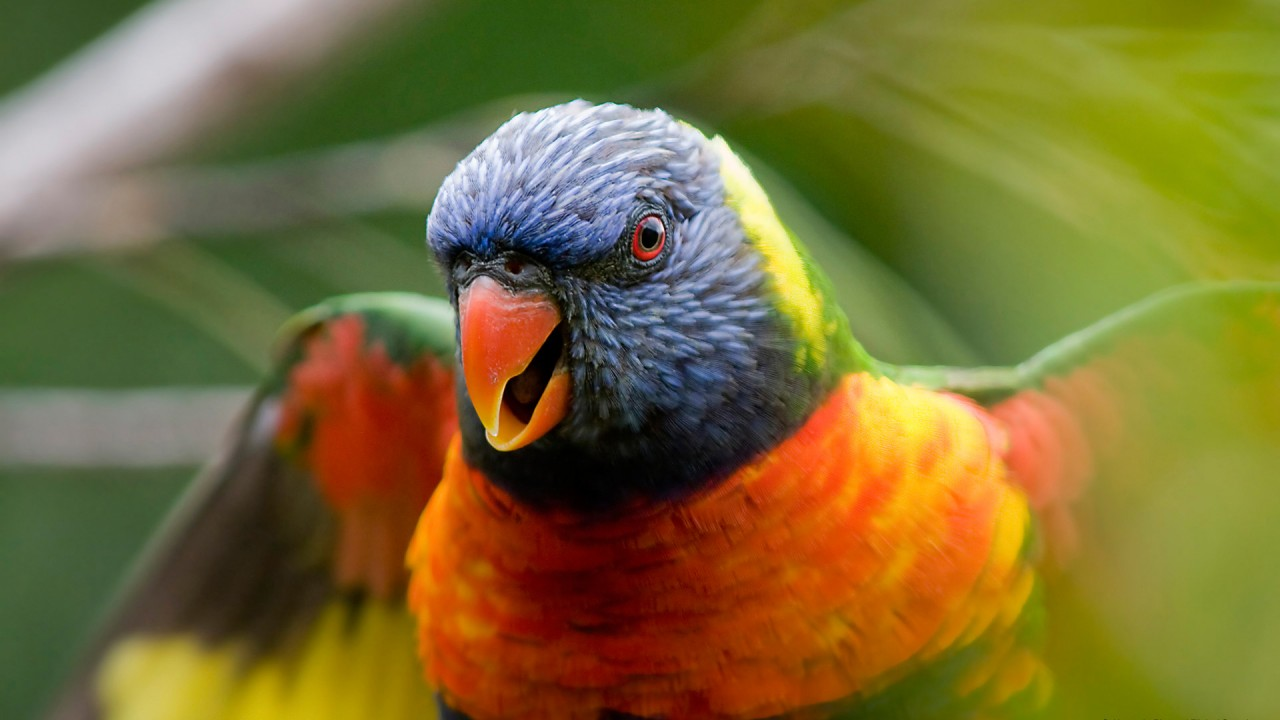
#> input picture parrot.jpg, 1280 x 720 px, found by its file name
$ jupyter execute project_python.ipynb   (older library calls are emulated)
#> lines starting #> are read from the running program, lines starting #| are printed output that depends on the picture; after the words box and inside, x2 and y2 are one past the last pixel; in counts of white or black regions, pixels touching at a corner belong together
[cell 1]
import numpy as np
import os
import cv2
import matplotlib.pyplot as plt
import time
from scipy import ndimage
from time import time

profile = {
    'Grey': 0,
    'Guassian': 0,
    'Sobel': 0,
    'Suppress': 0,
    'Thres':0,
    'Hyster':0,
}

[cell 2]
# Replica of the functions used in hardware

def gausian_filters(img):
    kernel = np.array([[1,4,7,4,1],[4,16,26,16,4],[7,26,41,26,7],[4,16,26,16,4],[1,4,7,4,1]], np.float64)
    kernel = kernel / 273;
    blur = ndimage.filters.convolve(img[:,:,0], kernel)
    blur = blur[:,:,np.newaxis]
    blur = np.concatenate([blur,blur,blur], -1)
    return blur

def sobel_filters(img):
    Kx = np.array([[-1, 0, 1], [-2, 0, 2], [-1, 0, 1]], np.float64)
    Ky = np.array([[1, 2, 1], [0, 0, 0], [-1, -2, -1]], np.float64)
    Ix = ndimage.filters.convolve(np.float32(img[:,:,0]), Kx)
    Iy = ndimage.filters.convolve(np.float32(img[:,:,0]), Ky)

    G = np.sqrt( (Ix * Ix) + (Iy * Iy))
    G = G / G.max() * 255
    G = G.astype(int)
    G = G[:,:,np.newaxis]
    G = np.concatenate([G,G,G], -1)
    theta = np.arctan2(Iy, Ix)
    return (G, theta)

def non_max_suppression(img, D):
    img = img[:,:,0]
    M, N = img.shape
    Z = np.zeros((M,N), dtype=np.int32)
    angle = D * 180. / np.pi
    angle[angle < 0] += 180


    for i in range(1,M-1):
        for j in range(1,N-1):
            try:
                q = 255
                r = 255

               #angle 0
                if (0 <= angle[i,j] < 22.5) or (157.5 <= angle[i,j] <= 180):
                    q = img[i, j+1]
                    r = img[i, j-1]
                #angle 45
                elif (22.5 <= angle[i,j] < 67.5):
                    q = img[i+1, j-1]
                    r = img[i-1, j+1]
                #angle 90
                elif (67.5 <= angle[i,j] < 112.5):
                    q = img[i+1, j]
                    r = img[i-1, j]
                #angle 135
                elif (112.5 <= angle[i,j] < 157.5):
                    q = img[i-1, j-1]
                    r = img[i+1, j+1]

                if (img[i,j] >= q) and (img[i,j] >= r):
                    Z[i,j] = img[i,j]
                else:
                    Z[i,j] = 0

            except IndexError as e:
                pass

    Z = Z[:,:,np.newaxis]
    Z = np.concatenate([Z,Z,Z], -1)
    return Z


def threshold(img):
    img = img[:,:,0]
    highThreshold = 80;
    lowThreshold = 20;

    M, N = img.shape
    res = np.zeros((M,N), dtype=np.int32)

    weak = np.int32(25)
    strong = np.int32(255)

    strong_i, strong_j = np.where(img >= highThreshold)
    zeros_i, zeros_j = np.where(img < lowThreshold)

    weak_i, weak_j = np.where((img <= highThreshold) & (img >= lowThreshold))

    res[strong_i, strong_j] = strong
    res[weak_i, weak_j] = weak

    res = res[:,:,np.newaxis]
    res = np.concatenate([res,res,res], -1)

    return (res, weak, strong)


def hysteresis(img, weak, strong=255):
    img = img[:,:,0]
    M, N = img.shape
    for i in range(1, M-1):
        for j in range(1, N-1):
            if (img[i,j] == weak):
                try:
                    if ((img[i+1, j-1] == strong) or (img[i+1, j] == strong) or (img[i+1, j+1] == strong)
                        or (img[i, j-1] == strong) or (img[i, j+1] == strong)
                        or (img[i-1, j-1] == strong) or (img[i-1, j] == strong) or (img[i-1, j+1] == strong)):
                        img[i, j] = strong
                    else:
                        img[i, j] = 0
                except IndexError as e:
                    pass
    img = img[:,:,np.newaxis]
    img = np.concatenate([img,img,img], -1)
    return img

[cell 3]
# conversion ofimage to grayscale
img = cv2.imread('parrot.jpg')
#> img is the input picture: shape (720, 1280, 3); mean B, G, R 52.3, 108.9, 122.9
img = cv2.cvtColor(img, cv2.COLOR_BGR2RGB)


# plotting the RGB image

# plt.imshow(img)
# plt.show()

[cell 4]
start = time()
gray = cv2.cvtColor(img, cv2.COLOR_RGB2GRAY)
gray = gray[:,:,np.newaxis]
gray = np.concatenate([gray,gray,gray], -1)
#> gray: shape (720, 1280, 3)
end = time()
profile['Grey']= (end - start) * 1000


# plotting the GRAYscale image

# plt.figure(figsize = (100,100))
# plt.imshow(gray)
# plt.show()

[cell 5]
start = time()
guas = gausian_filters(img)
end = time()
profile['Guassian']= (end - start) * 1000


# [12 lines of commented-out code are left out]

[cell 6]
start = time()
sobel, theta = sobel_filters(guas)
end = time()
profile['Sobel']= (end - start) * 1000

# [18 lines of commented-out code are left out]

[cell 7]
start = time()
suppress = non_max_suppression(sobel, theta)
#> in non_max_suppression, `angle[angle < 0] += 180`:
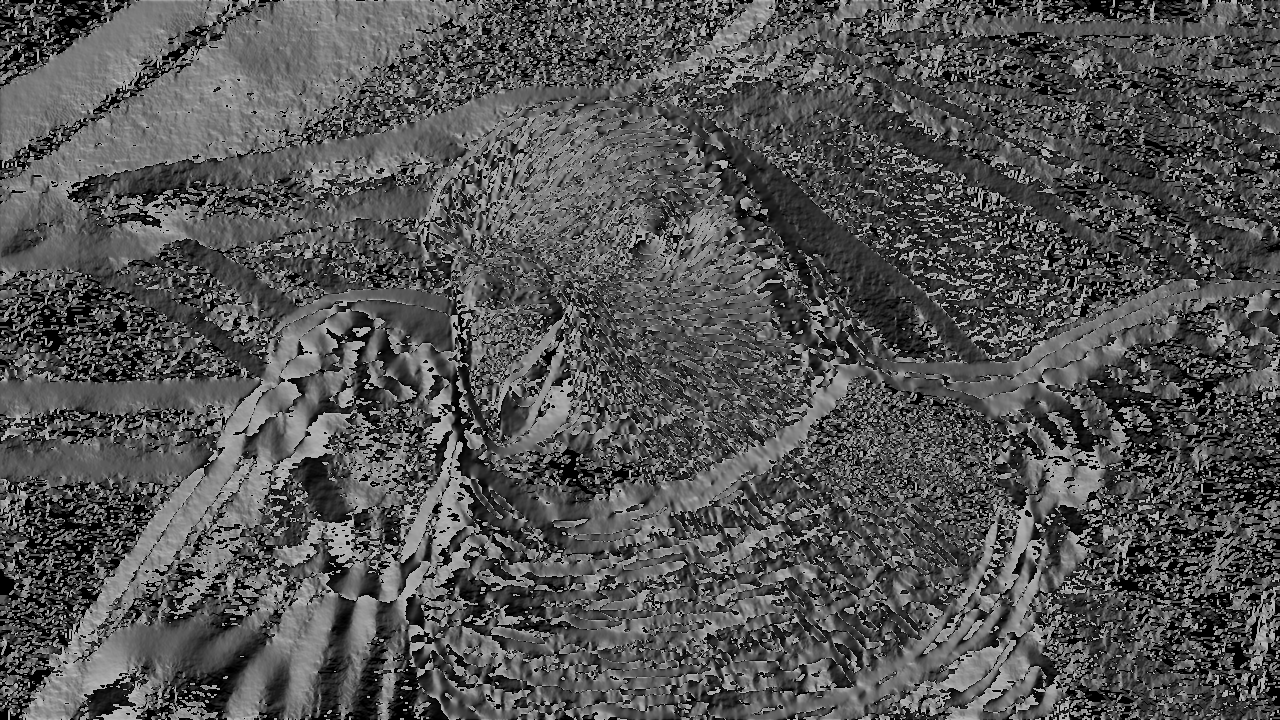
#> angle: shape (720, 1280) float32; min 0, max 180, mean 84.2
#> after the loop in non_max_suppression, `for i in range(1,M-1):`:
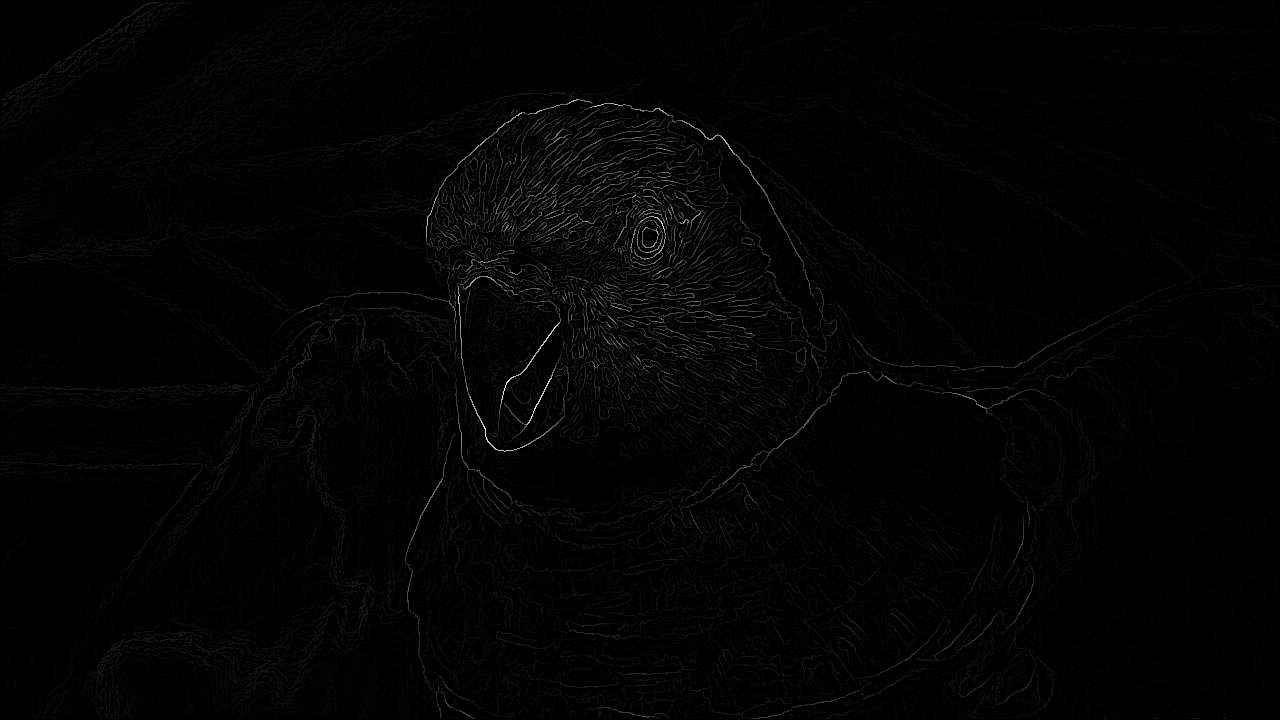
#> Z: shape (720, 1280) int32; min 0, max 255, mean 3.1
end = time()
profile['Suppress']= (end - start) * 1000


# plotting the image after suppression

# plt.figure(figsize = (100,100))
# plt.imshow(suppress)
# plt.show()

[cell 8]
start = time()
thres, weak, strong = threshold(suppress)
#> in threshold, `strong_i, strong_j = np.where(img >= highThreshold)`: strong_i = 3246 values from 99 to 595; strong_j = 3246 values, max 984 at index 2874, min 407 at index 3233, mean 592.4
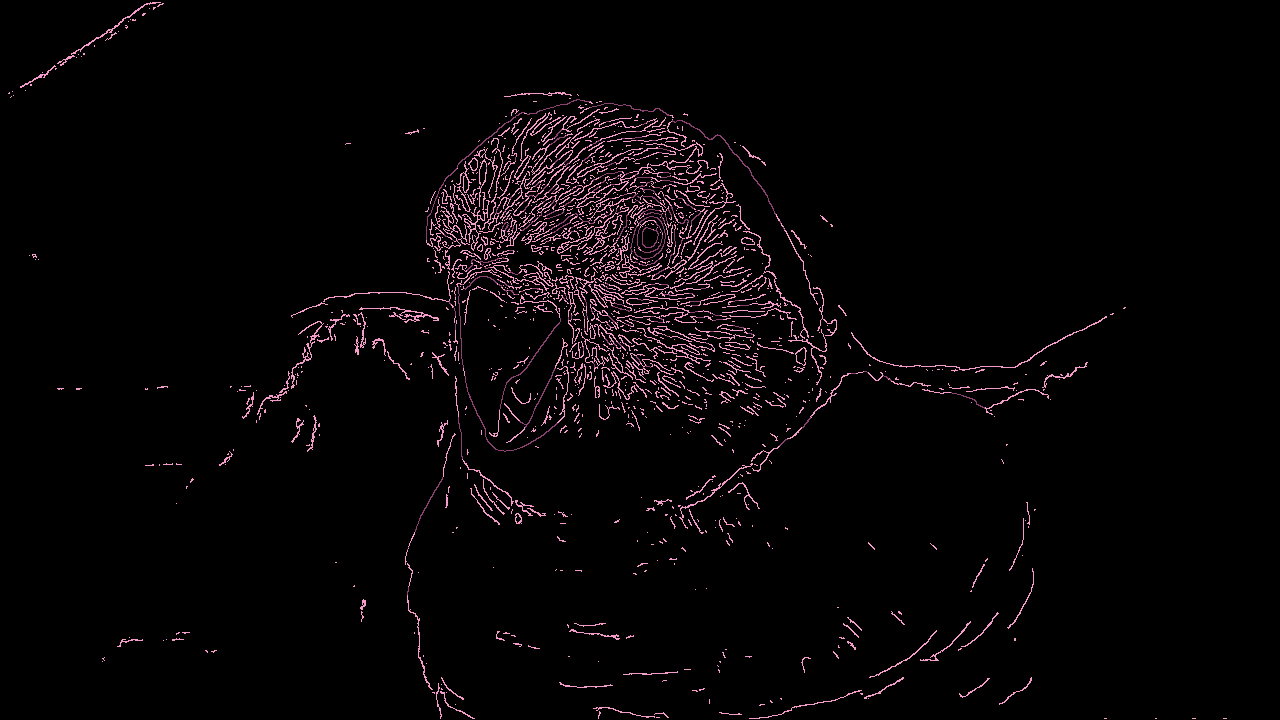
#> thres: shape (720, 1280, 3) int32; 3 distinct labels, from 0 to 255; one colour per label, 0 black
#> weak = 25; strong = 255
end = time()
profile['Thres']= (end - start) * 1000

# plotting the image after dual thresholding

# plt.figure(figsize = (100,100))
# plt.imshow(thres)
# plt.show()

[cell 9]
start = time()
hyst = hysteresis(thres,  weak, strong)
#> in hysteresis, `img = img[:,:,0]`: img: shape (720, 1280) int32; 3 distinct labels, from 0 to 255
#> after the loop in hysteresis, `for i in range(1, M-1):`:
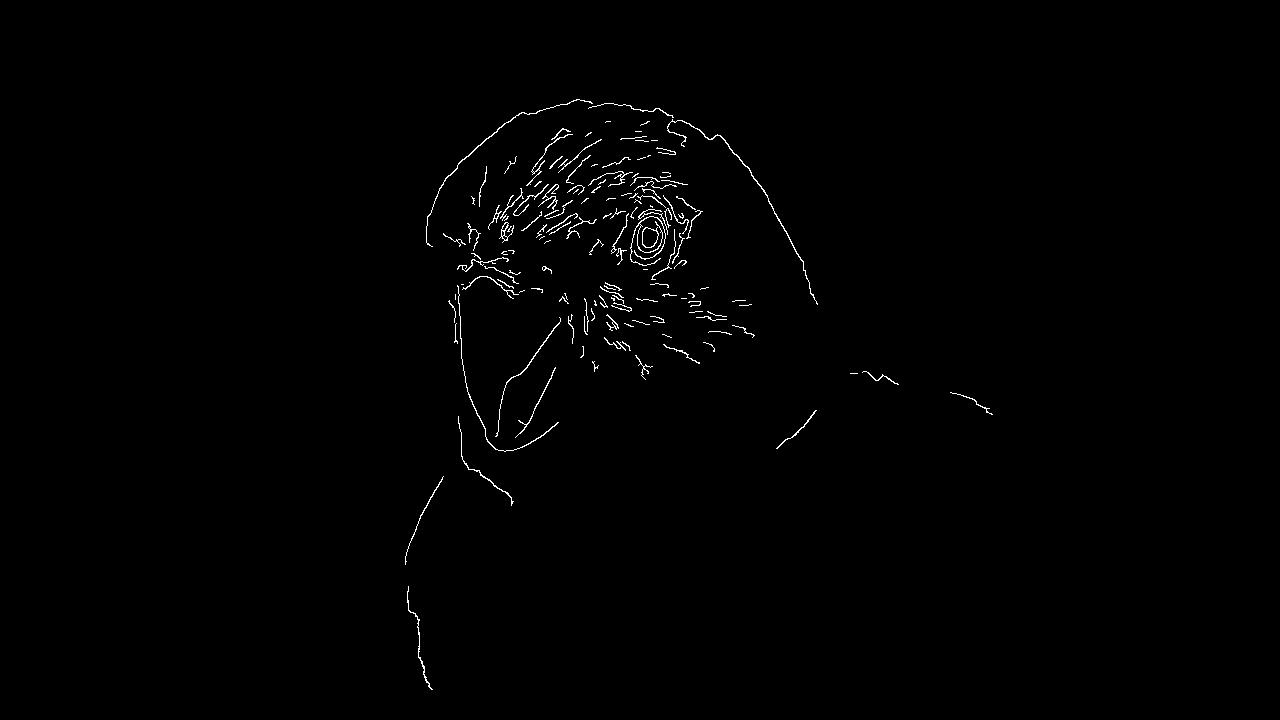
#> img: shape (720, 1280) int32; 0.69% white in thin lines or dots, all inside (x1, y1, x2, y2) = (405, 99, 993, 690)
#> thres: shape (720, 1280, 3) int32; 2.7% of pixels changed, all inside (x1, y1, x2, y2) = (8, 2, 1227, 719)
end = time()
profile['Hyster']= (end - start) * 1000

# plotting the image after hystersis

# plt.figure(figsize = (100,100))
# plt.imshow(hyst)
# plt.show()

[cell 10]
result=cv2.imwrite('canny_parrot.png', hyst)
if result==True:
    print("File saved successfully")
else:
    print("Error in saving file")

[cell 11]
print(profile.values())

[cell 12]
plt.bar(profile.keys(),profile.values())
#> figure, not shown here; tallest bar 14490.4 high, from x = 2.6 to 3.4

[cell 13]
6.3 + 52.93 + 64.88 + 7415.5 + 22.9 + 645.2

[cell 14]
x=[58.60400199890137, 546.1876392364502, 999.7475147247314, 185365.1304244995, 595.902681350708, 10725.24905204773]

[cell 15]
import numpy as np
np.log(x)

[cell 16]
from matplotlib import pyplot as plt

[cell 17]
plt.bar(profile.keys(),np.log(x))
#> figure, not shown here; tallest bar 12.13 high, from x = 2.6 to 3.4

[cell 18]
plt.pie(x)
plt

[cell 19]
latency = [2,21,93,3,2,3]
new_latency = [2,21,12,3,2,3]
area = [996, 7052, 30520, 2142,1184,2605]
new_area =[996, 7052, 5415, 2142, 1184, 2605]
label = ['Grey',
    'Guassian',
    'Sobel',
    'Suppress',
    'Thres',
    'Hyster']
plt.pie(latency,labels=label)
plt.savefig('pie_latency.eps',format='eps')

[cell 20]
plt.pie(new_latency,labels=label)
plt.savefig('pie_new_latecny.eps',format='eps')

[cell 21]
plt.pie(area,labels=label)
plt.savefig('pie_area.eps',format='eps')

[cell 22]
plt.pie(new_area,labels=label)
plt.savefig('pie_new_area.eps',format='eps')
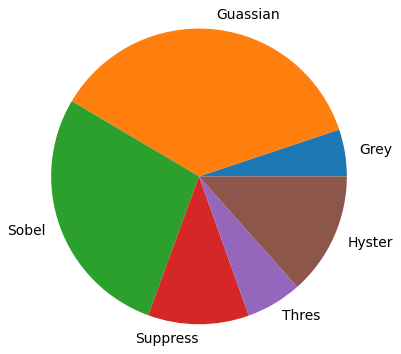
#> figure drawn by matplotlib, 1 panel
